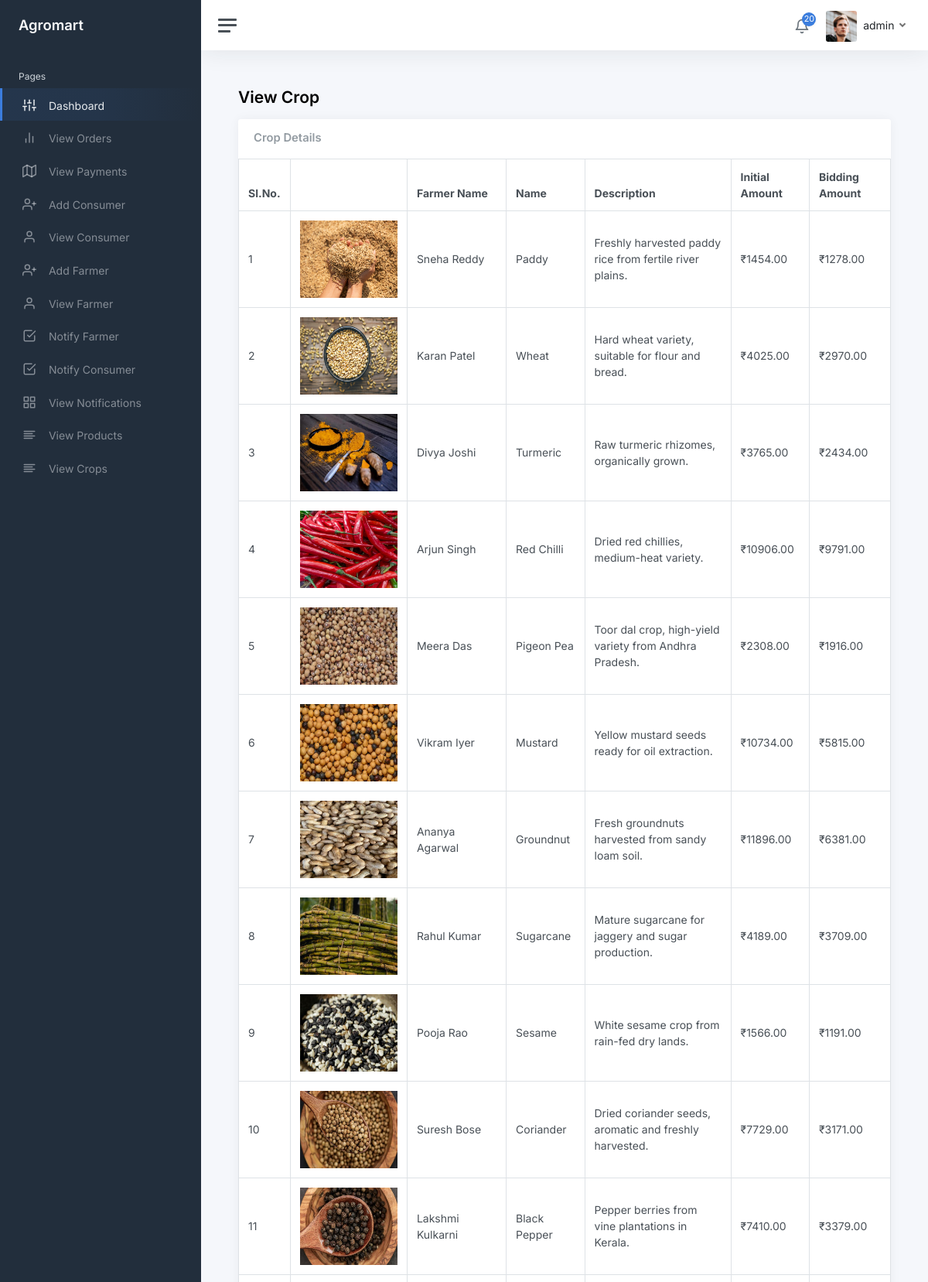
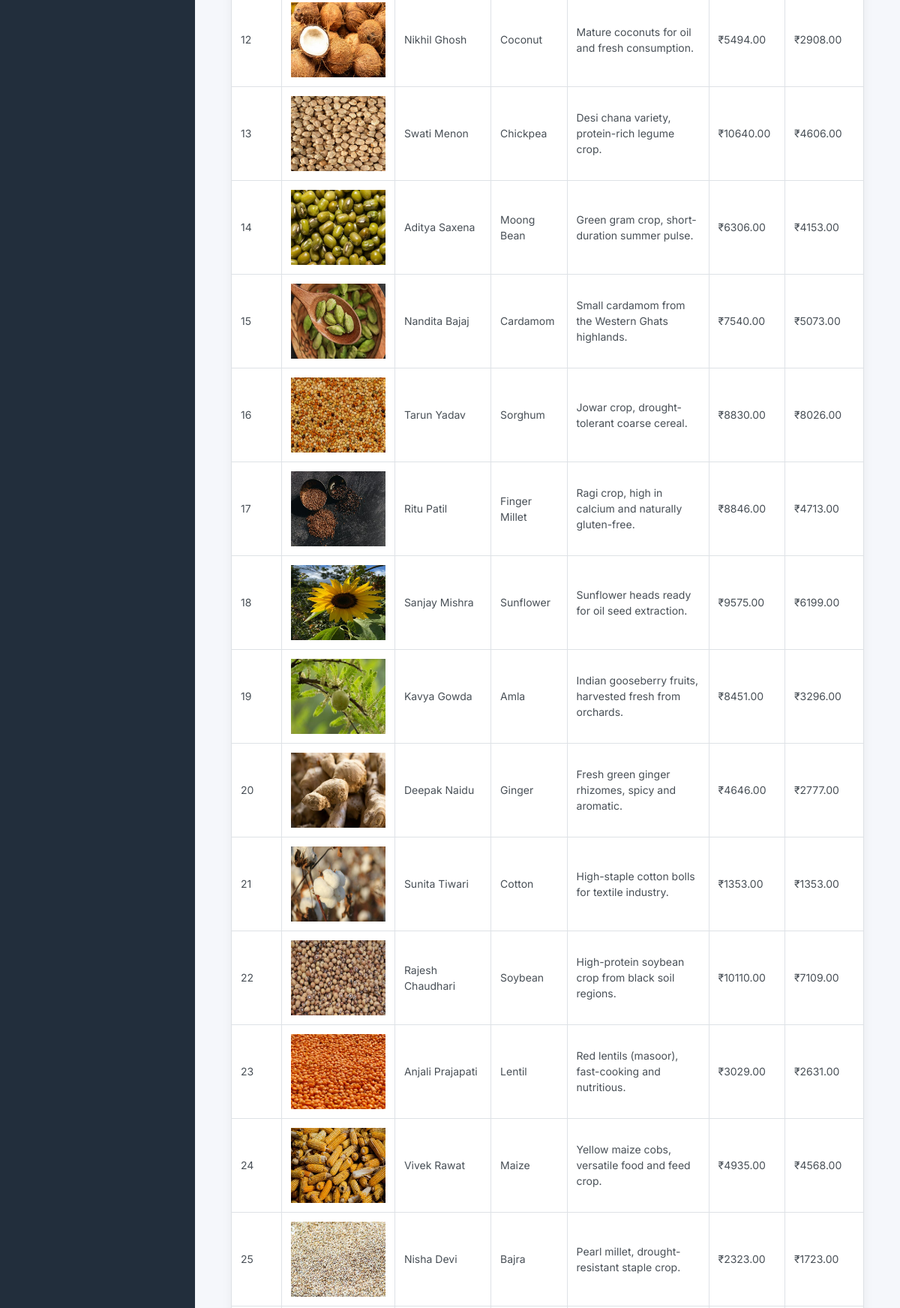
The page /admin/view-crop.php (signed in, upper part) on the database its author committed (2 pictures, top to bottom).
### tables this page shows
CREATE TABLE IF NOT EXISTS `crops` (
  `crop_id` int NOT NULL AUTO_INCREMENT,
  `crop_name` varchar(30) NOT NULL,
  `crop_description` text NOT NULL,
  `farmer_id` int NOT NULL,
  `crop_initial_amount` int NOT NULL,
  `crop_amount` int DEFAULT NULL,
  `consumer_id` int DEFAULT NULL,
  `image_location` text NOT NULL,
  PRIMARY KEY (`crop_id`)
);

CREATE TABLE IF NOT EXISTS `farmers` (
  `farmer_id` int NOT NULL AUTO_INCREMENT,
  `farmer_name` varchar(30) NOT NULL,
  `farmer_email` varchar(30) NOT NULL,
  `farmer_contact_number` varchar(12) NOT NULL,
  `farmer_address` text NOT NULL,
  `farmer_username` varchar(30) NOT NULL,
  `farmer_password` varchar(30) NOT NULL,
  PRIMARY KEY (`farmer_id`)
);

### admin/view-crop.php (the view, shortened to what this page needs)
<?php
include './includes/connection.php';
?>
<!DOCTYPE html>
<html lang="en">
<head>
	<link href="css/app.css" rel="stylesheet">
</head>
<body>
	<div class="wrapper">
		<?php include('./includes/sidebar.php'); ?>
		<div class="main">
			<?php include('./includes/navbar.php'); ?>
			<main class="content">
				<div class="container-fluid p-0">
					<h1 class="h3 mb-3"><strong>View Crop</strong></h1>
					<div class="row">
						<div class="col-12 d-flex">
							<div class="card flex-fill">
								<div class="card-header">
									<h5 class="card-title mb-0">Crop Details</h5>
								</div>
								<table class="table table-bordered my-0">
									<thead>
										<tr>
											<th>Sl.No.</th>
											<th class="d-none d-xl-table-cell"></th>
											<th class="d-none d-xl-table-cell">Farmer Name</th>
											<th class="d-none d-xl-table-cell">Name</th>
											<th class="d-none d-xl-table-cell">Description</th>
											<th class="d-none d-xl-table-cell">Initial Amount</th>
											<th class="d-none d-xl-table-cell">Bidding Amount</th>
										</tr>
									</thead>
									<tbody>
										<?php
											$query=mysqli_query($con,"SELECT F.farmer_name, c.crop_name, C.crop_description, C.crop_initial_amount,C.crop_amount, C.image_location, C.crop_id FROM crops C
                                            left join farmers F on F.farmer_id=C.farmer_id") or die(mysqli_error($con));
											if(mysqli_num_rows($query)){
												$i=1;
												while($row=mysqli_fetch_array($query)){
										?>
										<tr>
											<td><?php echo $i; ?></td>
                                            <td><img src="../<?php echo $row['image_location']; ?>" height="100"></td>
											<td class="d-none d-xl-table-cell"><?php echo $row['farmer_name']; ?></td>
											<td class="d-none d-xl-table-cell"><?php echo $row['crop_name']; ?></td>
											<td class="d-none d-xl-table-cell"><?php echo $row['crop_description']; ?></td>
											<td class="d-none d-xl-table-cell">&#8377;<?php echo $row['crop_initial_amount']; ?>.00</td>
											<td class="d-none d-xl-table-cell">&#8377;<?php echo $row['crop_amount']; ?>.00</td>
										</tr>
										<?php
												$i++;
												}
											}
										?>
									</tbody>
								</table>
							</div>
						</div>
					</div>
				</div>
			</main>
		</div>
	</div>
</body>
</html>

### rows shown on the page
crops: image_location (picture), farmer.farmer_name "Sneha Reddy", crop_name "Paddy", crop_description "Freshly harvested paddy rice from fertile river plains.", crop_initial_amount "1454", crop_amount "1278"
crops: image_location (picture), farmer.farmer_name "Karan Patel", crop_name "Wheat", crop_description "Hard wheat variety, suitable for flour and bread.", crop_initial_amount "4025", crop_amount "2970"
crops: image_location (picture), farmer.farmer_name "Divya Joshi", crop_name "Turmeric", crop_description "Raw turmeric rhizomes, organically grown.", crop_initial_amount "3765", crop_amount "2434"
crops: image_location (picture), farmer.farmer_name "Arjun Singh", crop_name "Red Chilli", crop_description "Dried red chillies, medium-heat variety.", crop_initial_amount "10906", crop_amount "9791"
crops: image_location (picture), farmer.farmer_name "Meera Das", crop_name "Pigeon Pea", crop_description "Toor dal crop, high-yield variety from Andhra Pradesh.", crop_initial_amount "2308", crop_amount "1916"
crops: image_location (picture), farmer.farmer_name "Vikram Iyer", crop_name "Mustard", crop_description "Yellow mustard seeds ready for oil extraction.", crop_initial_amount "10734", crop_amount "5815"
crops: image_location (picture), farmer.farmer_name "Ananya Agarwal", crop_name "Groundnut", crop_description "Fresh groundnuts harvested from sandy loam soil.", crop_initial_amount "11896", crop_amount "6381"
crops: image_location (picture), farmer.farmer_name "Rahul Kumar", crop_name "Sugarcane", crop_description "Mature sugarcane for jaggery and sugar production.", crop_initial_amount "4189", crop_amount "3709"
crops: image_location (picture), farmer.farmer_name "Pooja Rao", crop_name "Sesame", crop_description "White sesame crop from rain-fed dry lands.", crop_initial_amount "1566", crop_amount "1191"
crops: image_location (picture), farmer.farmer_name "Suresh Bose", crop_name "Coriander", crop_description "Dried coriander seeds, aromatic and freshly harvested.", crop_initial_amount "7729", crop_amount "3171"
crops: image_location (picture), farmer.farmer_name "Lakshmi Kulkarni", crop_name "Black Pepper", crop_description "Pepper berries from vine plantations in Kerala.", crop_initial_amount "7410", crop_amount "3379"
crops: image_location (picture), farmer.farmer_name "Nikhil Ghosh", crop_name "Coconut", crop_description "Mature coconuts for oil and fresh consumption.", crop_initial_amount "5494", crop_amount "2908"
crops: image_location (picture), farmer.farmer_name "Swati Menon", crop_name "Chickpea", crop_description "Desi chana variety, protein-rich legume crop.", crop_initial_amount "10640", crop_amount "4606"
crops: image_location (picture), farmer.farmer_name "Aditya Saxena", crop_name "Moong Bean", crop_description "Green gram crop, short-duration summer pulse.", crop_initial_amount "6306", crop_amount "4153"
crops: image_location (picture), farmer.farmer_name "Nandita Bajaj", crop_name "Cardamom", crop_description "Small cardamom from the Western Ghats highlands.", crop_initial_amount "7540", crop_amount "5073"
crops: image_location (picture), farmer.farmer_name "Tarun Yadav", crop_name "Sorghum", crop_description "Jowar crop, drought-tolerant coarse cereal.", crop_initial_amount "8830", crop_amount "8026"
crops: image_location (picture), farmer.farmer_name "Ritu Patil", crop_name "Finger Millet", crop_description "Ragi crop, high in calcium and naturally gluten-free.", crop_initial_amount "8846", crop_amount "4713"
crops: image_location (picture), farmer.farmer_name "Sanjay Mishra", crop_name "Sunflower", crop_description "Sunflower heads ready for oil seed extraction.", crop_initial_amount "9575", crop_amount "6199"
crops: image_location (picture), farmer.farmer_name "Kavya Gowda", crop_name "Amla", crop_description "Indian gooseberry fruits, harvested fresh from orchards.", crop_initial_amount "8451", crop_amount "3296"
crops: image_location (picture), farmer.farmer_name "Deepak Naidu", crop_name "Ginger", crop_description "Fresh green ginger rhizomes, spicy and aromatic.", crop_initial_amount "4646", crop_amount "2777"
crops: image_location (picture), farmer.farmer_name "Sunita Tiwari", crop_name "Cotton", crop_description "High-staple cotton bolls for textile industry.", crop_initial_amount "1353", crop_amount "1353"
crops: image_location (picture), farmer.farmer_name "Rajesh Chaudhari", crop_name "Soybean", crop_description "High-protein soybean crop from black soil regions.", crop_initial_amount "10110", crop_amount "7109"
crops: image_location (picture), farmer.farmer_name "Anjali Prajapati", crop_name "Lentil", crop_description "Red lentils (masoor), fast-cooking and nutritious.", crop_initial_amount "3029", crop_amount "2631"
crops: image_location (picture), farmer.farmer_name "Vivek Rawat", crop_name "Maize", crop_description "Yellow maize cobs, versatile food and feed crop.", crop_initial_amount "4935", crop_amount "4568"
crops: image_location (picture), farmer.farmer_name "Nisha Devi", crop_name "Bajra", crop_description "Pearl millet, drought-resistant staple crop.", crop_initial_amount "2323", crop_amount "1723"

### other values the page prints
$Count "20"
$Name "admin"
